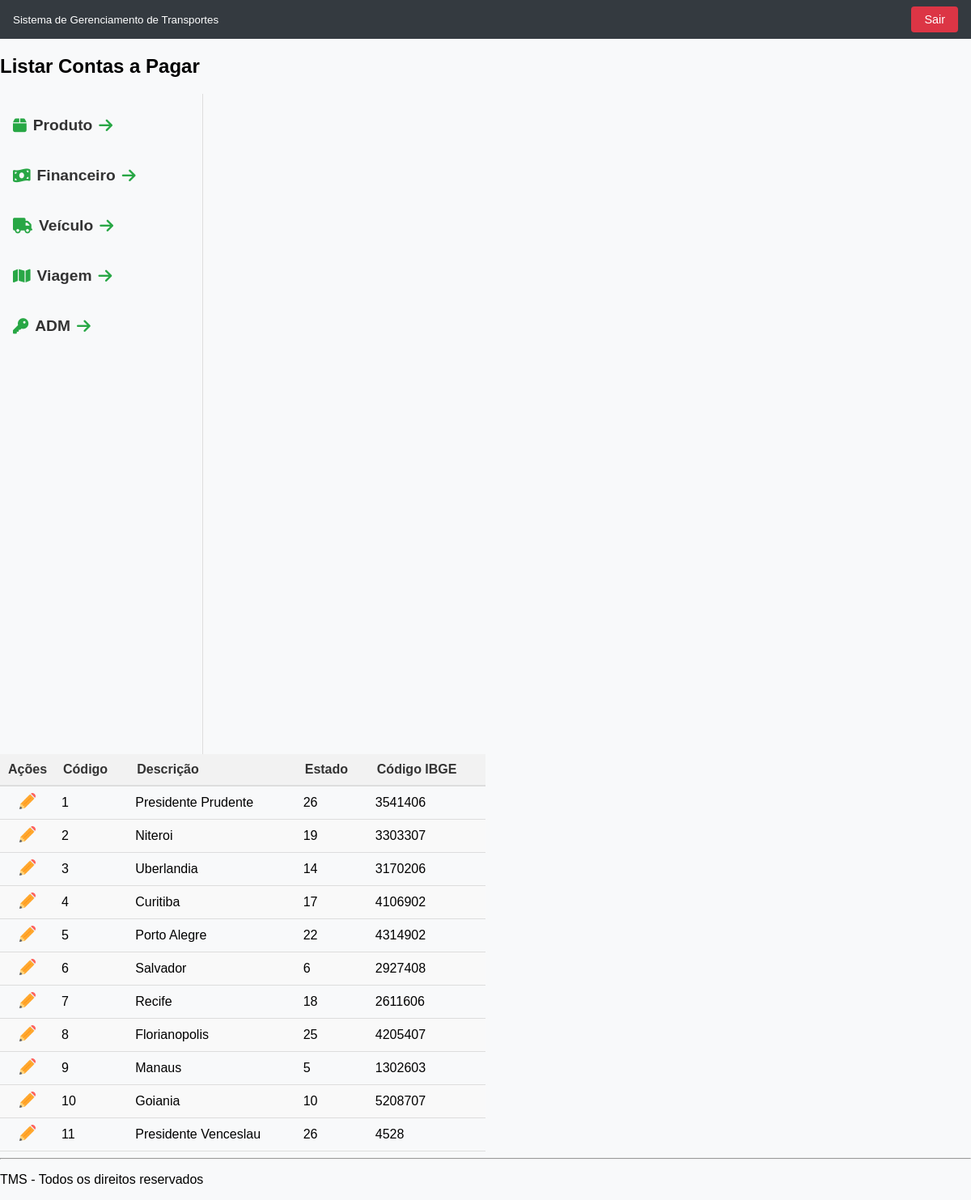
Screenshot of /tcc/cidade with the database file from the repository.
### tables this page shows
CREATE TABLE `cidade` (
  `id` int(11) NOT NULL,
  `id_estado` int(11) NOT NULL,
  `descricao` varchar(50) NOT NULL,
  `ibge` char(7) NOT NULL
);

### tcc/Controller/CidadeController.php (called while the page is built, shortened)
<?php
class CidadeController{
    public static function index(){
        $cidade_DAO = new CidadeDAO();
        $lista_cidade = $cidade_DAO->getAllRows();
        $total_cidade = count($lista_cidade);
        include 'View/modulos/cidade/listar_cidade.php';
    }
}

### tcc/index.php (called while the page is built, shortened)
<?php
include 'rotas.php';

### tcc/DAO/MySQL.php (called while the page is built)
<?php
class MySQL extends PDO{
    private $host       = "localhost";
    private $usuario    = "root";
    private $senha      = "";
    private $db         = "tcc";
    private $opcoes = array(PDO::ATTR_ERRMODE => PDO::ERRMODE_EXCEPTION);
    public function __construct(){
        $dsn = "mysql:host=".$this->host.";dbname=".$this->db;
        return parent::__construct($dsn, $this->usuario, $this->senha, $this->opcoes);
    }
}

### tcc/DAO/cidadeDAO.php (called while the page is built, shortened)
<?php
class CidadeDAO{
    private $conexao;
    public function __construct(){
        include_once "MySQL.php";
        $this->conexao = new MySQL();
    }
    public function getAllRows(){
        $stmt = $this->conexao->prepare("SELECT * FROM cidade");
        $stmt->execute();
        $arr_cid = array();
        while($f = $stmt->fetchObject()){
            $arr_cid[] = $f;
        }
        return $arr_cid;
    }
}

### tcc/View/modulos/cidade/listar_cidade.php (the view, shortened to what this page needs)
<!DOCTYPE html>
<html lang="en">
<head>
</head>
<body>
    <div class="header">
        <?php include PATH_VIEW . 'includes/cabecalho.php' ?>
    </div>
    <div class="titulo-pagina">
        <h2>Listar Contas a Pagar</h2>
    </div>
    <div class="menu">
        <?php include PATH_VIEW . 'includes/menu.php' ?>
    </div>
    <main>
    <table>
        <thead>
            <tr>
                <th>Ações</th>
                <th>Código</th>
                <th>Descrição</th>
                <th>Estado</th>
                <th>Código IBGE</th>
            </tr>
        </thead>
        <tbody>
            <?php for($i=0; $i<$total_cidade; $i++): ?>
            <tr>
                <td class="icon">
                    <a href="/tcc/cidade/ver?id=<?= $lista_cidade[$i]->id ?>">
                        <img class="icon" title="Editar" src="/tcc/View/includes/imagem/lapis.png" alt="Ícone de Lápis">
                    </a>
                </td>
                <td><?= $lista_cidade[$i]->id ?></td>
                <td><?= $lista_cidade[$i]->descricao ?></td>
                <td><?= $lista_cidade[$i]->id_estado ?></td>
                <td><?= $lista_cidade[$i]->ibge ?></td>
            </tr>
            <?php endfor; ?>
        </tbody>
    </table>
    </main>
    <?php include PATH_VIEW . 'includes/rodape.php' ?>
</body>
</html>

### tcc/View/modulos/cidade/listar_cidade.php (style rules this page uses)
table { width: 50%; border-collapse: collapse; font-family: Arial, sans-serif; }
thead th { background-color: #f2f2f2; color: #333; padding: 10px; border-bottom: 2px solid #ddd; text-align: left; }
tbody td { padding: 8px; border-bottom: 1px solid #ddd; }
tbody tr:nth-child(even) { background-color: #f9f9f9; }
td a { color: #007bff; text-decoration: none; }
.icon { width: 20px; height: 20px; text-align: center; }

### tcc/View/includes/cabecalho.php (style rules this page uses)
body { font-family: 'Poppins', sans-serif; background-color: #f4f4f4; margin: 0; padding: 0; }

### tcc/View/includes/menu.php (style rules this page uses)
body { font-family: 'Poppins', sans-serif; margin: 0; background-color: #f8f9fa; }

### rows the page displays
cidade: id "1", descricao "Presidente Prudente", id_estado "26", ibge "3541406"
cidade: id "2", descricao "Niteroi", id_estado "19", ibge "3303307"
cidade: id "3", descricao "Uberlandia", id_estado "14", ibge "3170206"
cidade: id "4", descricao "Curitiba", id_estado "17", ibge "4106902"
cidade: id "5", descricao "Porto Alegre", id_estado "22", ibge "4314902"
cidade: id "6", descricao "Salvador", id_estado "6", ibge "2927408"
cidade: id "7", descricao "Recife", id_estado "18", ibge "2611606"
cidade: id "8", descricao "Florianopolis", id_estado "25", ibge "4205407"
cidade: id "9", descricao "Manaus", id_estado "5", ibge "1302603"
cidade: id "10", descricao "Goiania", id_estado "10", ibge "5208707"
cidade: id "11", descricao "Presidente Venceslau", id_estado "26", ibge "4528"
